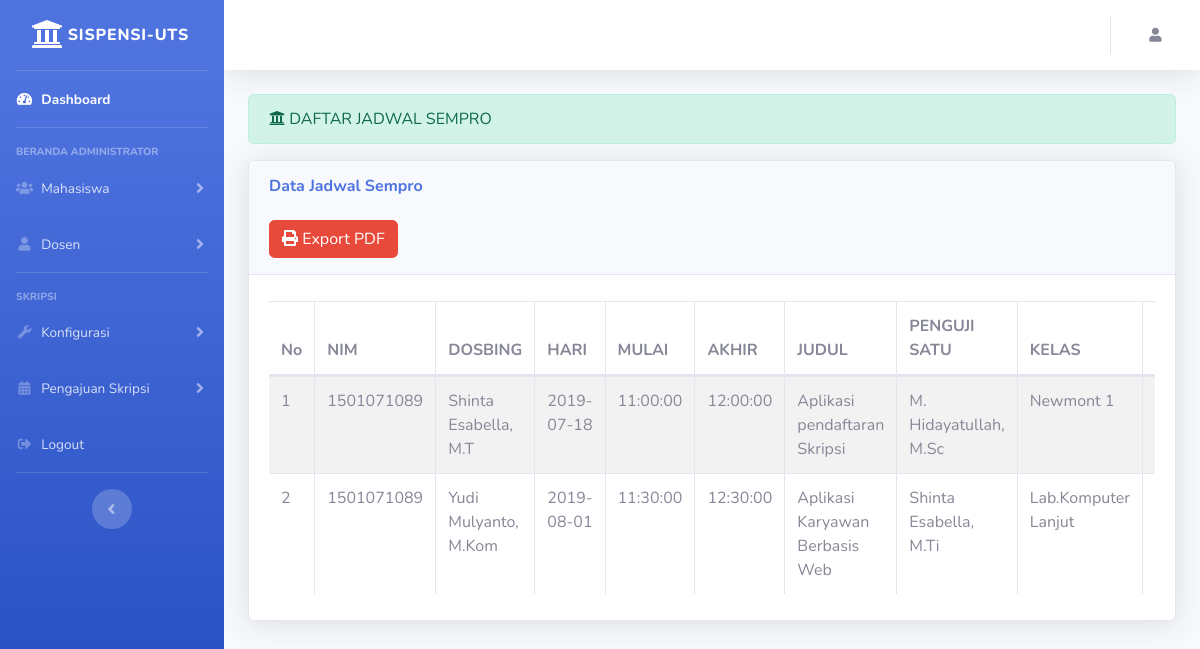
Page /index.php/administrator/penjadwalan on the committed database.
### tables this page shows
CREATE TABLE `jadwal_sempro` (
  `kd_jadwal_sempro` int(11) NOT NULL,
  `nim` int(11) NOT NULL,
  `dosbing1` varchar(255) NOT NULL,
  `nama_hari` date NOT NULL,
  `waktu_mulai` time NOT NULL,
  `waktu_akhir` time NOT NULL,
  `judul` varchar(255) NOT NULL,
  `penguji1` varchar(255) NOT NULL,
  `kelas` varchar(255) NOT NULL
);

### application/controllers/administrator/Penjadwalan.php (called while the page is built, shortened)
<?php
class Penjadwalan extends CI_Controller
{
	public function __construct()
	{
		$this->load->model('jadwal_model');
		$this->load->model('skripsi_model');
	}
	public function index()
	{
		$this->load->model('jadwal_model');
		$data['user']	= $this->db->get_where('user', ['username' => $this->session->userdata('username')])->row_array();
		$data['jadwal_sempro']	=	$this->jadwal_model->get_data('jadwal_sempro');
		$this->load->view('template_administrator/header');
		$this->load->view('template_administrator/sidebar');
		$this->load->view('template_administrator/topbar', $data);
		$this->load->view('jadwal/daftar_jadwal_sempro', $data);
		$this->load->view('template_administrator/footer');
	}
}

### index.php (called while the page is built, shortened)
<?php
require_once BASEPATH.'core/CodeIgniter.php';

### application/models/Jadwal_model.php (called while the page is built, shortened)
<?php
class Jadwal_model extends CI_Model{
	public function get_data()
	{
		$query = $this->db->get('jadwal_sempro');
		return $query->result();
	}
}

### application/views/jadwal/daftar_jadwal_sempro.php (the view, shortened to what this page needs)
<div class="container-fluid">
	<div class="alert alert-success" role="alert">
		<i class="fas fa-university"></i> DAFTAR JADWAL SEMPRO
	</div>
	<div class="card shadow mb-4">
    <div class="card-header py-3">
      <h6 class="m-0 font-weight-bold text-primary"><a href="<?php echo base_url('administrator/mahasiswa')?>" style="text-decoration: none;">Data Jadwal Sempro</a></h6><br>
         <a class="btn btn-danger" href="<?php echo base_url('administrator/auth/pdf')?>"><i class="fa fa-print"></i> Export PDF</a>
        </div>
        <div class="card-body">
          <div class="table-responsive">
            <table class="table table-bordered table-striped" id="tables">
              <thead>
                <tr>
                  <th>No</th>
                  <th>NIM</th>
                  <th>DOSBING</th>
                  <th>HARI</th>
                  <th>MULAI</th>
                  <th>AKHIR</th>
                  <th>JUDUL</th>
                  <th>PENGUJI SATU</th>
                  <th>KELAS</th>
                  <th colspan="2">AKSI</th>
               </tr>
              </thead>
                  <tbody>
                  	<?php
		$no=1;
		foreach ($jadwal_sempro as $js) : ?>
			<tr>
				<td><?php echo $no++ ?></td>
				<td><?php echo $js->nim ?></td>
		    <td><?php echo $js->dosbing1 ?></td>
		    <td><?php echo $js->nama_hari ?></td>
        <td><?php echo $js->waktu_mulai ?></td>
        <td><?php echo $js->waktu_akhir ?></td>
        <td><?php echo $js->judul ?></td>
        <td><?php echo $js->penguji1 ?></td>
        <td><?php echo $js->kelas ?></td>
        <td width="20px"><?php echo anchor('administrator/penjadwalan/update/'.$js->kd_jadwal_sempro,'<div class="btn btn-sm btn-primary"><i class="fa fa-edit"></i></div>')?>
        </td>
		  </tr>
		<?php endforeach; ?>
                  </tbody>
                </table>
              </div>
            </div>
          </div>
        </div>
      </div>

### application/views/template_administrator/header.php (shortened to what this page needs)
<!DOCTYPE html>
<html lang="en">
<head>
  <link href="<?php echo base_url()  ?>assets/admin/vendor/fontawesome-free/css/all.min.css" rel="stylesheet" type="text/css">
  <link href="<?php echo base_url() ?>assets/admin/css/sb-admin-2.min.css" rel="stylesheet">
  <link href="<?php echo base_url() ?>assets/admin/vendor/datatables/dataTables.bootstrap4.min.css" rel="stylesheet">
  <link rel="stylesheet" type="text/css" href="<?php echo base_url() ?>assets/dist/sweetalert.css">
  <link rel="stylesheet" type="text/css" href="<?php echo base_url() ?>assets/plugin/datepicker/css/bootstrap-datepicker.min.css">
  <link rel="stylesheet" type="text/css" href="<?php echo base_url() ?>assets/plugin/timepicker/jquery-timepicker.min.css">
  <link rel="stylesheet" type="text/css" href="<?php echo base_url() ?>assets/sweetalert/sweetalert2.min.css">
</head>

### application/views/template_administrator/sidebar.php (shortened to what this page needs)
<body id="page-top">
  <div id="wrapper">
    <ul class="navbar-nav bg-gradient-primary sidebar sidebar-dark accordion" id="accordionSidebar">
      <a class="sidebar-brand d-flex align-items-center justify-content-center" href="<?php echo base_url('administrator/dasbor')?>">
        <div class="sidebar-brand-icon">
          <i class="fas fa-university"></i>
        </div>
        <div class="sidebar-brand-text mx-1">SISPENSI-UTS</div>
      </a>
      <hr class="sidebar-divider my-0">
      <li class="nav-item active">
        <a class="nav-link" href="<?php echo base_url('administrator/dasbor') ?>">
          <i class="fas fa-fw fa-tachometer-alt"></i>
          <span>Dashboard</span></a>
      </li>
      <hr class="sidebar-divider">
      <div class="sidebar-heading">
        Beranda Administrator
      </div>
      <li class="nav-item">
        <a class="nav-link collapsed" href="#" data-toggle="collapse" data-target="#collapseTwo" aria-expanded="true" aria-controls="collapseTwo">
          <i class="fas fa-fw fa-users"></i>
          <span>Mahasiswa</span>
        </a>
      </li>
      <li class="nav-item">
        <a class="nav-link collapsed" href="#" data-toggle="collapse" data-target="#collapseUtilities" aria-expanded="true" aria-controls="collapseUtilities">
          <i class="fas fa-fw fa-user"></i>
          <span>Dosen</span>
        </a>
      </li>
      <hr class="sidebar-divider">
      <div class="sidebar-heading">
        Skripsi
      </div>
      <li class="nav-item">
        <a class="nav-link collapsed" href="#" data-toggle="collapse" data-target="#collapseOne" aria-expanded="true" aria-controls="collapseUtilities">
          <i class="fas fa-fw fa-wrench"></i>
          <span>Konfigurasi</span>
        </a>
      </li>
      <li class="nav-item">
        <a class="nav-link collapsed" href="#" data-toggle="collapse" data-target="#collapsePages" aria-expanded="true" aria-controls="collapsePages">
          <i class="fas fa-fw fa-calendar-alt"></i>
          <span>Pengajuan Skripsi</span>
        </a>
      </li>
      <li class="nav-item">
        <a class="nav-link" href="<?php echo base_url('administrator/auth/logout') ?>">
          <i class="fas fa-fw fa-sign-out-alt"></i>
          <span>Logout</span></a>
      </li>
      <hr class="sidebar-divider d-none d-md-block">
      <div class="text-center d-none d-md-inline">
        <button class="rounded-circle border-0" id="sidebarToggle"></button>
      </div>
    </ul>

### application/views/template_administrator/topbar.php (shortened to what this page needs)
<div id="content-wrapper" class="d-flex flex-column">
  <div id="content">
    <nav class="navbar navbar-expand navbar-light bg-white topbar mb-4 static-top shadow">
      <ul class="navbar-nav ml-auto">
        <li class="nav-item dropdown no-arrow">
          <a class="nav-link dropdown-toggle" href="#" id="userDropdown" role="button" data-toggle="dropdown">
            <i class="fas fa-user fa-sm fa-fw mr-2 text-gray-600"></i>
          </a>
        </li>
      </ul>
    </nav>

### application/views/template_administrator/footer.php (shortened to what this page needs)
</body>
</html>

### rows in the picture
jadwal_sempro: nim "1501071089", dosbing1 "Shinta Esabella, M.T", nama_hari "2019-07-18", waktu_mulai "11:00:00", waktu_akhir "12:00:00", judul "Aplikasi pendaftaran Skripsi", penguji1 "M. Hidayatullah, M.Sc", kelas "Newmont 1"
jadwal_sempro: nim "1501071089", dosbing1 "Yudi Mulyanto, M.Kom", nama_hari "2019-08-01", waktu_mulai "11:30:00", waktu_akhir "12:30:00", judul "Aplikasi Karyawan Berbasis Web", penguji1 "Shinta Esabella, M.Ti", kelas "Lab.Komputer Lanjut"
